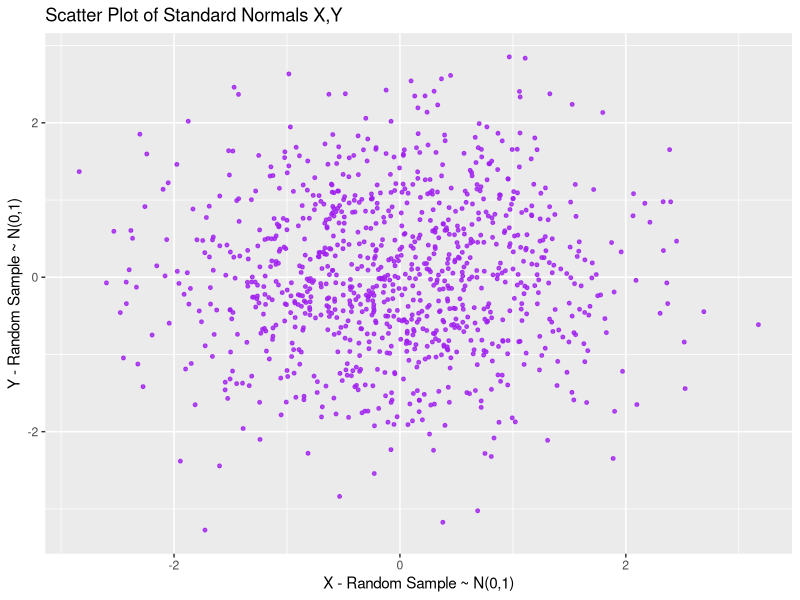
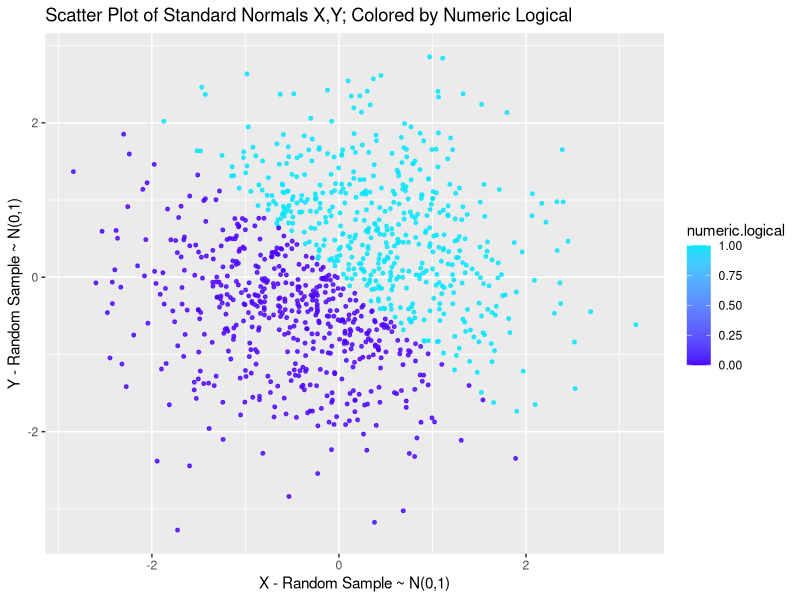
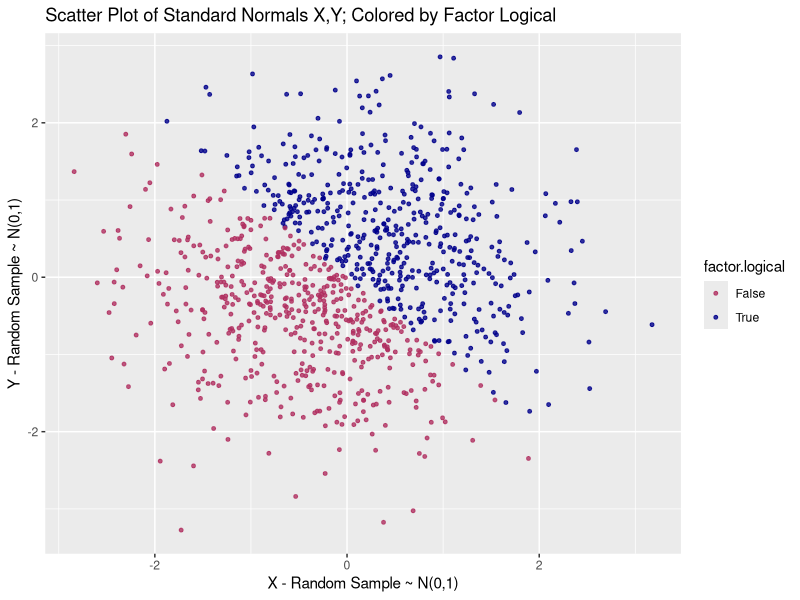

Here is the R script that generated these plots, in order:
## ---- chunk 1
#Load necessary packages
library(tidyverse)
## ---- chunk 2
#Defining number of rows/observations for our variable types data frame
n.row.types.df <- 10

#Set the seed for reproducibility in random sample
set.seed(24)

#Generate a character sample using strsplit on a generic sample, need unlist to coerce to vector
char.sentence <- "The quick brown fox jumped over the lazy dog"  
char.word.sample <- unlist(strsplit(char.sentence, "[ ]"))

#Creating our data frame with rUnif(0,5), logical, character random sample, and factor vars
variable.types.df <- tibble(
  unif.sample = runif(n.row.types.df, min = 0, max = 5),                  #Random sample 10 rUnif(0,5)
  logical.unif.g.2 = ifelse(unif.sample > 2, TRUE, FALSE),                #Logical, TRUE if rUnif > 2
  char.sample = sample(char.word.sample, n.row.types.df, replace = TRUE), #Random char sample
  factor.char.sample = as.factor(sample(1:5, n.row.types.df, replace = TRUE))   #Random factor sample, 5 levels
)
## ---- chunk 3
#Here we use the apply function to apply the mean function to each column var
mean.variable.types <- apply(variable.types.df, 2, mean)

#Apply gives all NA's because last 2 cols are non-numeric, so will go individually instead
mean.variable.types <- with(variable.types.df, c(mean(unif.sample),
                                               mean(logical.unif.g.2),
                                               mean(char.sample),
                                               mean(factor.char.sample)))
names(mean.variable.types) <- colnames(variable.types.df)
mean.variable.types
## ---- chunk 4
#Using the mutate function in dplyr, we will create a new df with coerced numerics
coerced.numeric.df <- variable.types.df %>%
  mutate(numeric.logical.g.2 = as.numeric(logical.unif.g.2),
         numeric.char.sample = as.numeric(char.sample),
         numeric.factor.sample = as.numeric(factor.char.sample))

#Check out the new variables
head(coerced.numeric.df[,5:7])
## ---- chunk 5
#Creating a new data frame with variables for the aforementioned data type coercions
coerced.factor.char.df <- variable.types.df %>%
  mutate(char.coerced.factor.numeric = char.sample %>% as.factor %>% as.numeric,
         factor.coerced.char.numeric = factor.char.sample %>% as.character %>% as.numeric)

#Check out the new variables
head(coerced.factor.char.df[,5:6])
## ---- chunk 6
#Definine number of observations/nrows for the data frame
n.row.stdnorm.df <- 1000

#Set the seed for reproducibility of random samples
set.seed(4)

#Creating our data frame with two std norm samples, logical for sum > 0, coerced numeric and factor
standard.normal.df <- tibble(
  x = rnorm(n.row.stdnorm.df, 0, 1),
  y = rnorm(n.row.stdnorm.df, 0, 1),
  logical.sum.g.0 = ifelse((x + y) > 0, TRUE, FALSE),
  numeric.logical = logical.sum.g.0 %>% as.numeric,
  factor.logical = logical.sum.g.0 %>% as.factor
)
## ---- chunk 7

gg.scatter.x.y <- standard.normal.df %>%
  ggplot() +
  geom_point(aes(x, y), colour = "purple", alpha = 0.8, size = 1) +
  ylab("Y - Random Sample ~ N(0,1)") +
  xlab("X - Random Sample ~ N(0,1)") +
  ggtitle("Scatter Plot of Standard Normals X,Y")

gg.scatter.x.y

gg.scatter.x.y.numeric <- standard.normal.df %>%
  ggplot() +
  geom_point(aes(x, y, color = numeric.logical), alpha = 0.8, size = 1) +
  scale_colour_gradientn(colours = topo.colors(2)) +
  ylab("Y - Random Sample ~ N(0,1)") +
  xlab("X - Random Sample ~ N(0,1)") +
  ggtitle("Scatter Plot of Standard Normals X,Y; Colored by Numeric Logical")

gg.scatter.x.y.numeric

gg.scatter.x.y.factor <- standard.normal.df %>%
  ggplot() +
  geom_point(aes(x, y, color = factor.logical), alpha = 0.8, size = 1) +
  scale_colour_manual(values = c("maroon", "darkblue"),
                      labels = expression("False", "True")
                      ) +
  ylab("Y - Random Sample ~ N(0,1)") +
  xlab("X - Random Sample ~ N(0,1)") +
  ggtitle("Scatter Plot of Standard Normals X,Y; Colored by Factor Logical")

gg.scatter.x.y.factor
